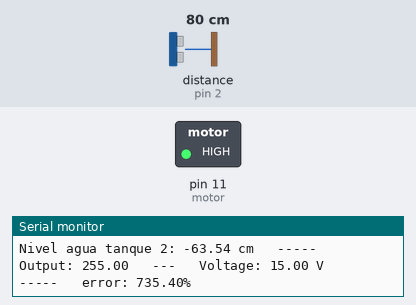
Bench run of a sketch on a simulated Arduino Uno, built with avr-gcc and run on an emulated ATmega328P. Parts: switched loads named in the sketch (green lamp = pin HIGH), the last lines printed to the serial monitor. Wiring (inferred from the names in the program): ultrasonic range finder: trigger pin 4; echo pin 2. The inputs (shaded band) are chosen by the test bench; at power-on: distance to the obstacle (sensor on pin 2) 80 cm. The echo pulse lasts 58.3 µs per cm; pins used as bus, display or sensor lines are not drawn.

Above: at 1.2 s.
1.3 s: distance to the obstacle (sensor on pin 2) set to 18 cm
At 1.6 s:
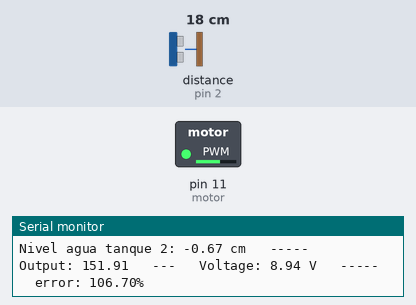
4.3 s: distance to the obstacle (sensor on pin 2) set to 2 cm
6.6 s: distance to the obstacle (sensor on pin 2) set to 4 cm
At 7.9 s:
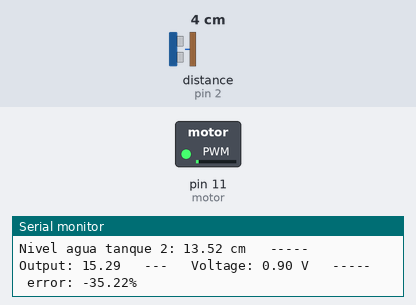
9.6 s: distance to the obstacle (sensor on pin 2) set to 35 cm
11.2 s: distance to the obstacle (sensor on pin 2) set to 9 cm
At 13.5 s:
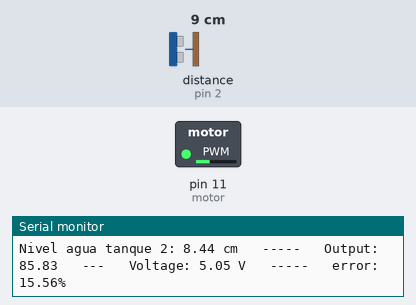
Timing chart, 0 to 15.2 s (numbered marks = the images above; inputs shaded):
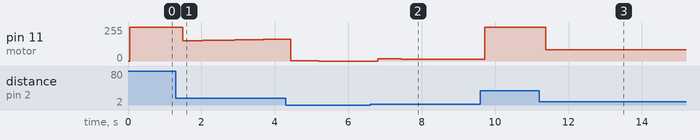

Measured:
- after the input at 1.3 s, pin 11 (motor): 255/255 → 151/255 after 0.19 s, → 152/255 0.22 s later, → 153/255 0.22 s later, → 154/255 0.11 s later, … (14 changes in this stretch)
- after the input at 6.6 s, pin 11 (motor): 0/255 → 17/255 after 0.20 s, → 16/255 0.11 s later, → 15/255 0.54 s later, → 14/255 0.65 s later, … (6 changes in this stretch)
- after the input at 11.2 s, pin 11 (motor): 255/255 → 84/255 after 0.19 s, → 85/255 1.1 s later, → 86/255 1.4 s later

The sketch:

ultrasonic.ino
```cpp
#include <PID_v1.h>

//Define Variables we'll be connecting to
double Setpoint, Input, Output;
double Kp = 5*2, Ki = 0.5, Kd = 0;
//Specify the links and initial tuning parameters
PID myPID(&Input, &Output, &Setpoint,Kp,Ki,Kd, DIRECT);

/**
 * The digital pin that receives input from the ultrasonic sensor.
 */
const int echoPin = 2;
/**
 * The digital pin that sends output to the ultrasonic sensor.
 */
const int trigPin = 4;


#define motor 11 // MotorDC

void runMotor(int time_us); //função para controle do motor

unsigned short pwm_value = 0x00; //armazena valor do duty cycle para PWM

void setup() {
  pinMode(motor, OUTPUT); //saida para o motor
  digitalWrite(motor, LOW); // motor inicia desligado
  pinMode(echoPin, INPUT);  // Register echoPin for receiving input
  pinMode(trigPin, OUTPUT);  // Register trigPin for sending output
  //initialize the variables we're linked to
  Input = 0;
  Setpoint = 10;

  //turn the PID on
  myPID.SetMode(AUTOMATIC);
  Serial.begin(9600);  // Begin serial communication to receive data from the ultrasonic sensor
}

void loop() {
  // Send a short low pulse to ensure a clean high one.
  digitalWrite(trigPin, LOW);
  delayMicroseconds(2);

  // Send a ten-second high pulse.
  digitalWrite(trigPin, HIGH);
  delayMicroseconds(10);
  digitalWrite(trigPin, LOW);

  // Store the high pulse's duration.
  const long duration = pulseIn(echoPin, HIGH);

  // Calculate and print the distance to the target.
  const double distance = 17 - microsecondsToDistance(duration);
  Serial.print("Nivel agua tanque 2: ");
  Serial.print(distance, 2);
  Serial.print(" cm   -----   ");
  Input = distance;
  myPID.Compute();
  Serial.print("Output: ");
  Serial.print(Output, 2);
  Serial.print("   ---   Voltage: ");
  Serial.print(Output/17, 2);
  Serial.print(" V   -----   ");
  Serial.print("error: ");
  Serial.print((Setpoint - distance)*10, 2);
  Serial.println("%");
  runMotor(4000,Output);
}


void runMotor(int time_us, double pwm_value)
{

  analogWrite(motor, pwm_value); //atualiza PWM do motor

  delayMicroseconds(time_us); //pelo tempo determinado no parâmetro

} //end runMotor

/**
 * @param microseconds a number of microseconds
 * @return the conversion of the provided microseconds into a distance
 */
const double microsecondsToDistance(const long microseconds) {
  // Initialize m and b to their respective values in the formula, y = mx + b.
  // y = distance, x = time (in microseconds).
  const double m = 0.01739163974;
  const double b = -0.2610713059;

  return m * microseconds + b;
}
```
